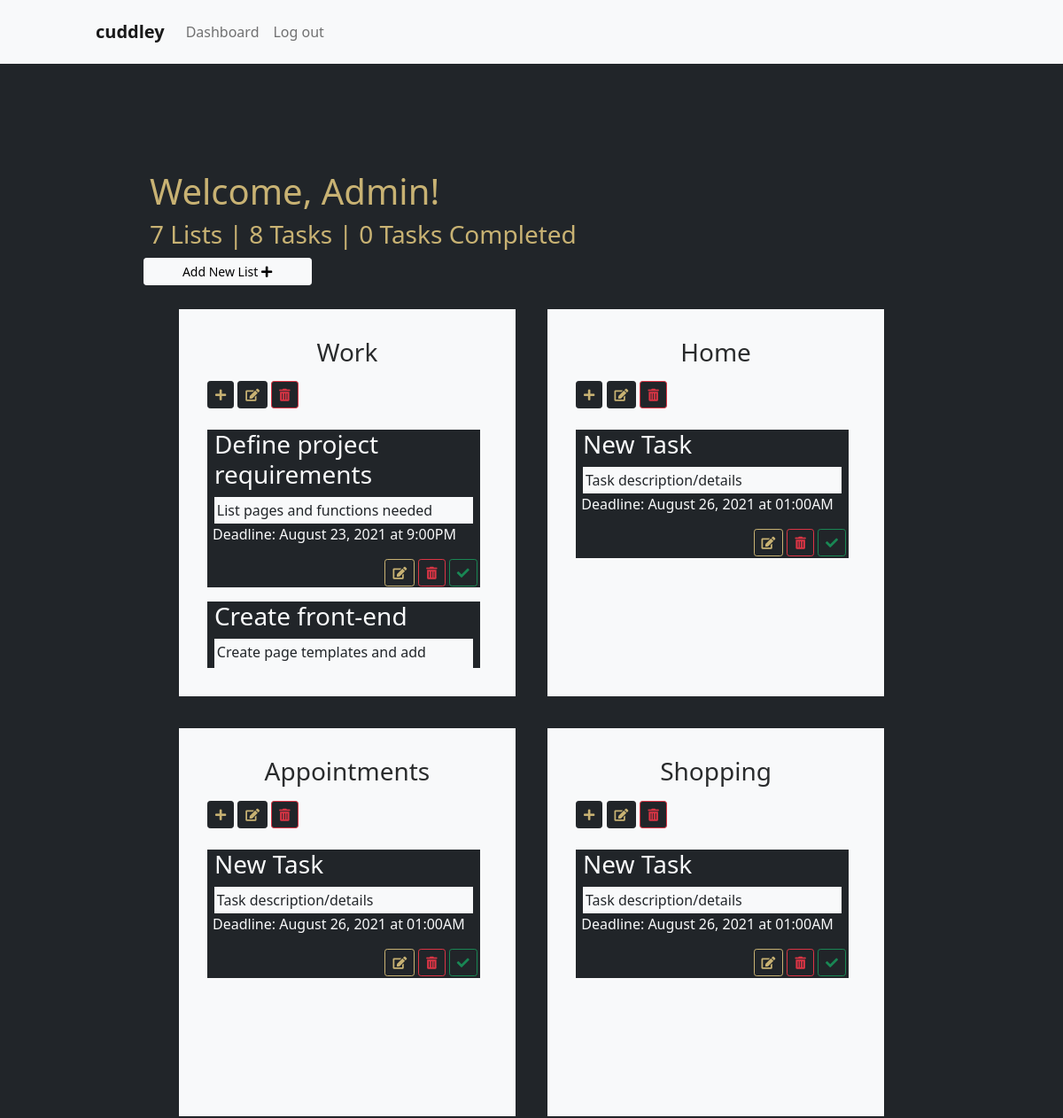
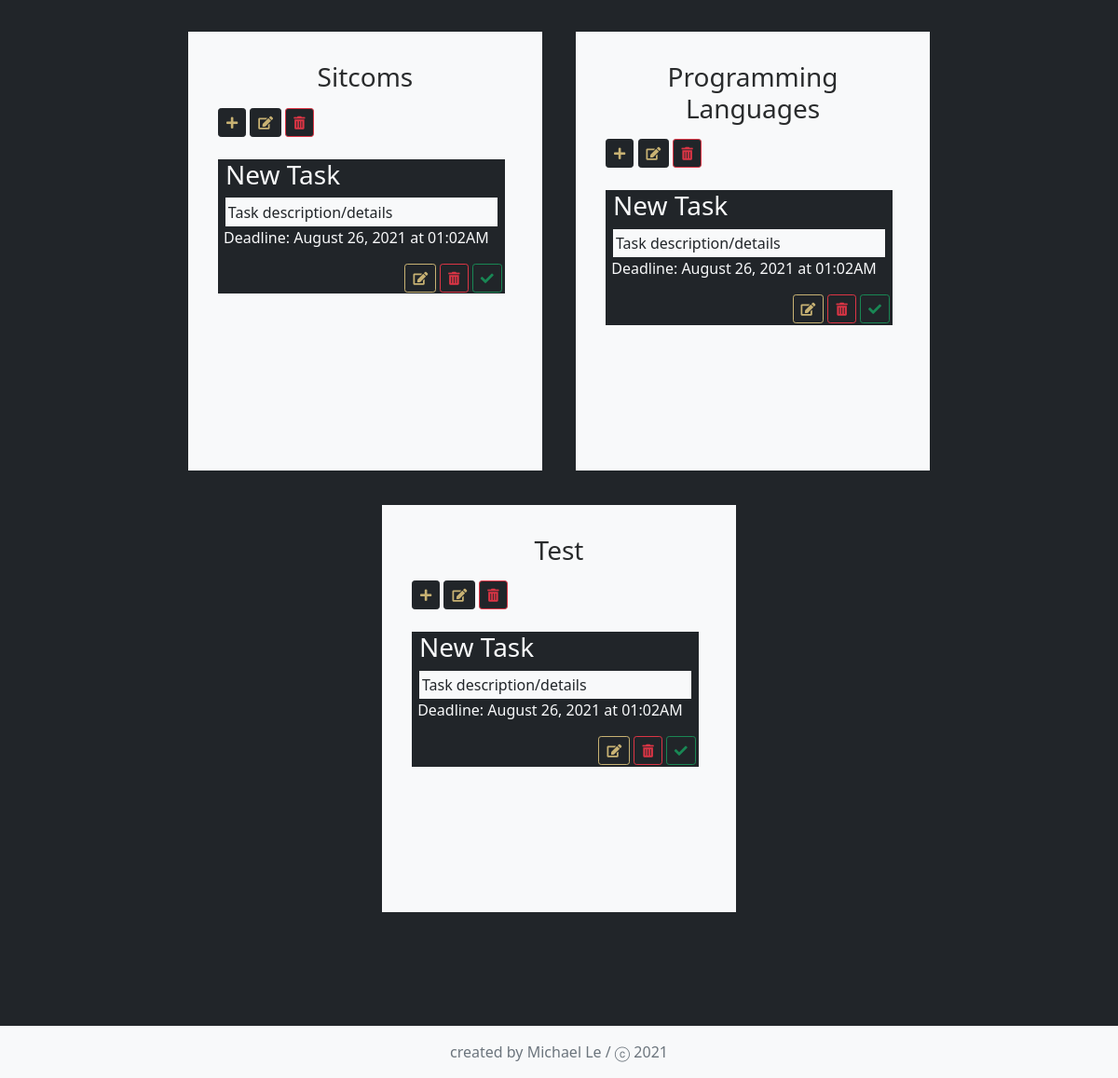
The page /dashboard/Admin (signed in) on the database its author committed (2 pictures, top to bottom).
### main.py (models this page shows)
class List(db.Model):
    __tablename__ = "lists"
    id = db.Column(db.Integer, primary_key=True)
    list_name = db.Column(db.String, nullable=False)
    tasks = relationship("Task", back_populates="parent_list")
    list_creator_id = db.Column(db.Integer, db.ForeignKey("users.id"))  # adds new column in List for foreign key
    list_creator = relationship("User", back_populates="lists")
    def __repr__(self):
        return self.list_name

class Task (db.Model):
    __tablename__ = "tasks"
    id = db.Column(db.Integer, primary_key=True)
    task_name = db.Column(db.String, nullable=False)
    task_description = db.Column(db.String)
    deadline = db.Column(db.String(50))
    progress = db.Column(db.Boolean, nullable=False)
    date_created = db.Column(db.Date, nullable=False)
    task_creator_id = db.Column(db.Integer, db.ForeignKey("users.id"))  # adds new column in Task for foreign key
    task_creator = relationship("User", back_populates="tasks")
    parent_list_id = db.Column(db.Integer, db.ForeignKey("lists.id"))  # adds new column in Task for foreign key
    parent_list = relationship("List", back_populates="tasks")

### main.py (the view)
@app.route('/dashboard/<username>')
@login_required
def dashboard(username):
    all_user_tasks = Task.query.filter_by(task_creator_id=current_user.id).all()
    print(all_user_tasks)
    user_lists = [lst for lst in List.query.all() if lst.list_creator_id == current_user.id]
    print(user_lists)
    num_lists = len(user_lists)
    num_tasks = len(all_user_tasks)
    num_tasks_completed = len([task for task in all_user_tasks if task.progress == 1])
    return render_template("dashboard.html", current_user=current_user, user_lists=user_lists,
                           user_tasks=all_user_tasks, username=username, current_year=CURRENT_YEAR,
                           num_lists=num_lists, num_tasks=num_tasks, num_completed=num_tasks_completed)

### main.py (called while the page is built)
@login_manager.user_loader
def load_user(user_id):
    return User.query.get(int(user_id))

### templates/dashboard.html
{% include 'header.html' %}
<div class="dashboard-container">
    <div class="lists-container">
        <div class="row welcome-row">
            <h1 class="large-header">Welcome, {{username}}!</h1>
            <h3 class="small-header ">
                {{ num_lists }} {% if num_lists != 1 %}Lists |{% else %}List | {% endif %}
                {{ num_tasks }} {% if num_tasks != 1 %}Tasks |{% else %}Task | {% endif %}
                {{ num_completed }} {% if num_completed != 1 %}Tasks Completed {% else %} Task Completed {% endif %}</h3>
            <a href="{{ url_for('new_list') }}" type="button" class="btn btn-light btn-sm add-list-btn col-lg-1 col-md-6 col-sm-10" title="Add List">
                Add New List  <i class="fas fa-plus"></i>
            </a>
        </div>
        <div class="row lists-row">
            {% for list in user_lists %}
            <div class="list bg-light col-lg-3 col-md-5 col-sm-12">
                <h3 class="list-header bg-light">{{list.list_name}}</h3>
                <div class="list-buttons">
                    <a href="{{ url_for('new_task', list_id=list.id) }}" type="button" class="btn btn-dark btn-sm list-btn"  title="Add Task"><i class="fas fa-plus"></i></a>
                    <a href="{{ url_for('update_list', list_id=list.id) }}" type="button" class="btn btn-dark btn-sm list-btn" title="Edit List Name"><i class="fas fa-edit"></i></a>
                    <a href="{{ url_for('delete_list', list_id=list.id) }}" type="button" class="btn btn-dark btn-outline-danger btn-sm" title="Delete List"><i class="fas fa-trash-alt"></i></a>
                </div>
                <div class="task-section">
                    {% for task in user_tasks %}
                    {% if task.parent_list_id == list.id %}
                    <div class="task-container bg-dark text-light">
                        {% if task.progress == 0 %}
                        <h3 class="task-name">{{ task.task_name }}</h3>
                        {% else %}
                        <h3 class="task-name" style="text-decoration: line-through">{{ task.task_name }}</h3>
                        {% endif %}
                        <div class="description-container bg-light text-dark">
                            <p class="task-description">{{ task.task_description }}</p>
                        </div>
                        <p class="due-date">Deadline: {{ task.deadline }}</p>
                        <div class="task-buttons">
                            <a href="{{ url_for('update_task', task_id=task.id) }}" type="button" class="btn btn-sm edit-task-btn" title="Edit Task">
                                <i class="fas fa-edit"></i>
                            </a>
                            <a href="{{ url_for('delete_task', task_id=task.id) }}" type="button" class="btn btn-outline-danger btn-sm delete-task-btn" title="Delete Task">
                                <i class="fas fa-trash-alt"></i>
                            </a>
                            {% if task.progress == 1 %}
                            <a href="{{ url_for('update_task_progress', task_id=task.id) }}" type="button" class="btn btn-outline-secondary btn-sm check-box" title="Mark Task Incomplete">
                                <i class="far fa-circle"></i>
                            </a>
                            {% else %}
                            <a href="{{ url_for('update_task_progress', task_id=task.id) }}" type="button" class="btn btn-outline-success btn-sm check-box" title="Mark Task Complete">
                                <i class="fas fa-check"></i>
                            </a>
                            {% endif %}
                        </div>
                    </div>
                    {% endif %}
                    {% endfor %}
                </div>
            </div>
            {% endfor %}
        </div>
    </div>
</div>
{% include 'footer.html' %}

### static/styles.css (style rules this page uses)
html { min-height: 100vh; position: relative; }
.dashboard-container { padding: 10rem 10rem 10rem; }
.dashboard-container .large-header { color: #c8b273; margin: 2rem 1% 0; }
.dashboard-container .small-header { color: #c8b273; margin: 0.5rem 1% 0; }
.welcome-row { min-width: 380px; }
.lists-row { justify-content:center; }
.lists-container .add-list-btn { min-width: 190px; margin: 1% 1.5%; }
.list { text-align: center; min-height: 21rem; min-width: 380px; margin: 2% 2%; border: none; padding: 2rem; color: #292b2c; overflow: auto; padding-bottom: 2rem; }
.list-header { margin-bottom: 1rem; }
.list-buttons { text-align: left; margin-bottom: 0.5rem; }
.list-btn { color: #c8b273; }
.task-section { height: 285px; overflow: auto; padding-right: 0.5rem; }
.task-section:last-child { padding-bottom: 4.5rem; }
.task-container { margin: 1rem 0; padding: 0 0 0.1rem 0; }
.task-name { text-align: left; padding: 0 0.5rem; }
.description-container { width: 95%; margin: auto; }
.task-description { padding: 0.2rem; margin-bottom: 0; font-size: 1rem; text-align: left; }
.due-date { text-align: left; font-size: 1rem; padding: 0 0 0 2%; }
.task-buttons { padding-right: 0.2rem; text-align: right; }
.edit-task-btn { border-color: #c8b273; color: #c8b273; }

### rows shown on the page
List: list_name "Work"
Task: task_name "Define project requirements", task_description "List pages and functions needed", deadline "August 23, 2021 at 9:00PM"
Task: task_name "Create front-end", task_description "Create page templates and add…"
List: list_name "Home"
Task: task_name "New Task", task_description "Task description/details", deadline "August 26, 2021 at 01:00AM"
List: list_name "Appointments"
Task: task_name "New Task", task_description "Task description/details", deadline "August 26, 2021 at 01:00AM"
List: list_name "Shopping"
Task: task_name "New Task", task_description "Task description/details", deadline "August 26, 2021 at 01:00AM"
List: list_name "Sitcoms"
Task: task_name "New Task", task_description "Task description/details", deadline "August 26, 2021 at 01:02AM"
List: list_name "Programming Languages"
Task: task_name "New Task", task_description "Task description/details", deadline "August 26, 2021 at 01:02AM"
List: list_name "Test"
Task: task_name "New Task", task_description "Task description/details", deadline "August 26, 2021 at 01:02AM"

### other values the page prints
{{ username }} "Admin"
{{ num_lists }} "7"
{{ num_tasks }} "8"
{{ num_completed }} "0"
{{ current_year }} "2021"
